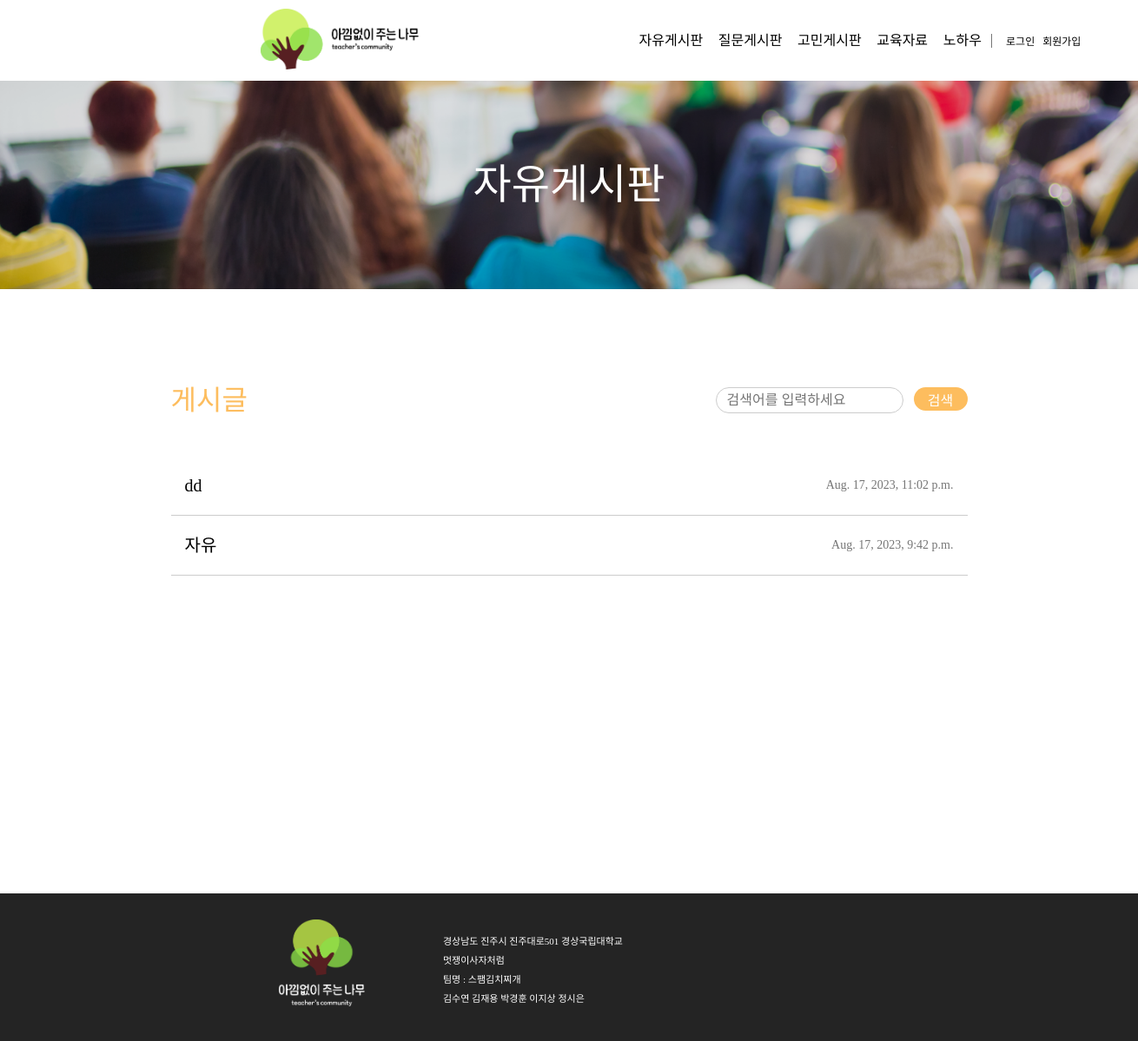
The app's page /free_board/, older data.
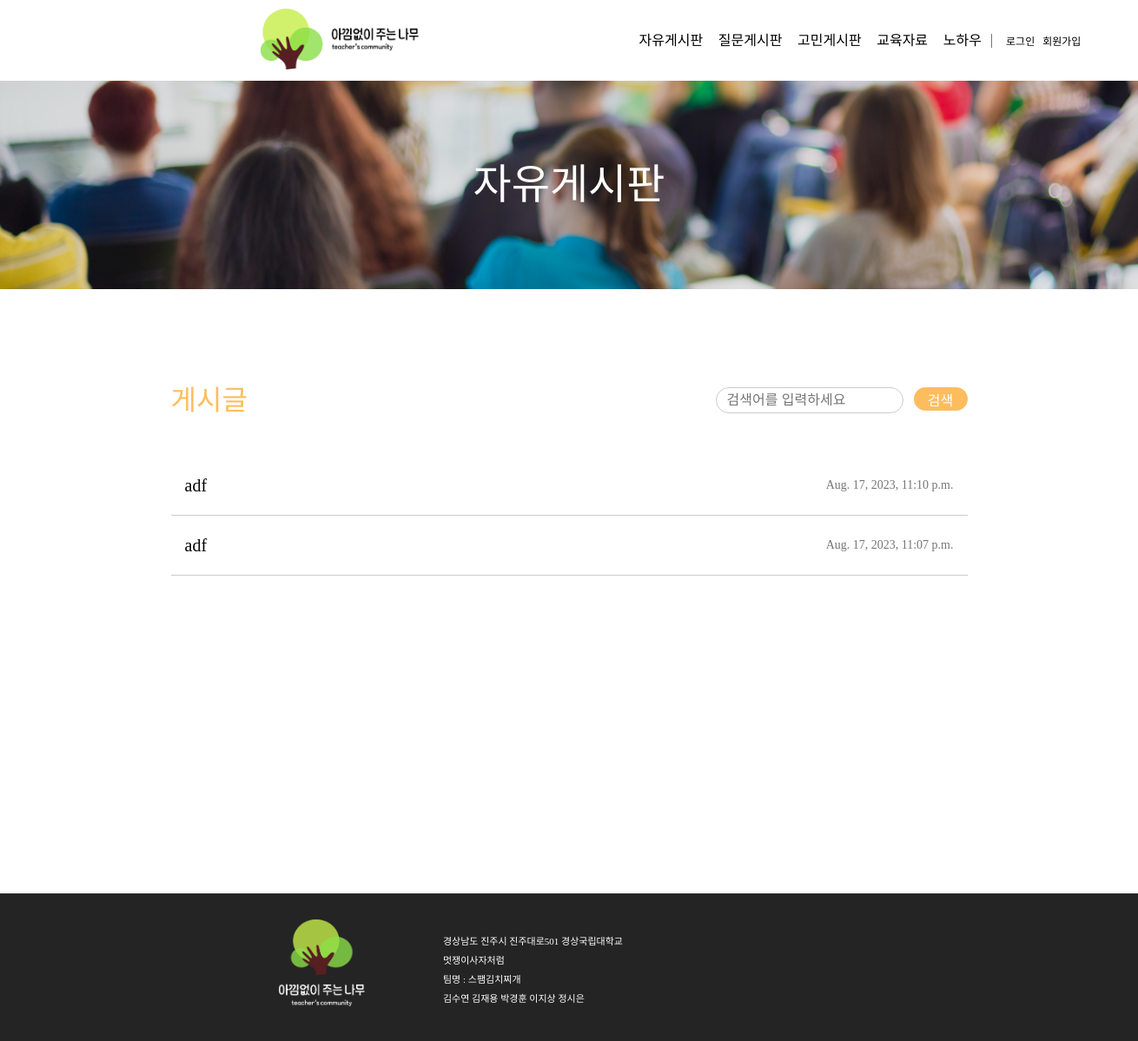
The same page, newer data.
### teacher_community/models.py (models this page shows, shortened)
class Post(models.Model):
    author = models.ForeignKey(
        Teacher, related_name="post_author", on_delete=models.CASCADE
    )
    title = models.CharField(max_length=255)
    content = models.TextField()
    created_at = models.DateTimeField(auto_now_add=True)
    updated_at = models.DateTimeField(auto_now=True)
    views = models.PositiveIntegerField(default=0)  # 조회수 필드 추가
    likes_user = models.ManyToManyField(
        settings.AUTH_USER_MODEL, related_name="likes_user", blank=True
    )
    category = models.CharField(max_length=10)
    file = models.FileField(upload_to="post_files/", blank=True, null=True)  # 파일 첨부 필드
    class Meta:
        ordering = ["-created_at"]  # 최신 글이 먼저 오도록 정렬

### teacher_community/views.py (the view)
# urls.py: path("free_board/", views.free_board, name="free_board"),
def free_board(request):
    posts = Post.objects.filter(category="자유게시판")
    print("실행1")
    return render(request, "free_board.html", {"posts": posts})

### templates/free_board.html (shortened to what this page needs)
{% extends 'nav_footer.html' %} {% load static %} {% block content %}
<!DOCTYPE html>
<html lang="ko">
  <head>
    <link rel="stylesheet" href="{% static 'css/free_board.css' %}" />
  </head>
  <body>
    <div class="wrapper">
      <div class="backgroundTitle"><span>자유게시판</span></div>
      <div class="main">
        <div class="upMain">
          <div class="postName">게시글</div>
          <div class="search">
            <form action="{% url 'free_search' %}" method="GET">
              <div class="searchwrapper">
                <div class="searchBox">
                  <input
                    type="text"
                    class="textBox"
                    name="q"
                    placeholder="검색어를 입력하세요"
                  />
                </div>
                <button type="submit" class="searchButton">
                  <div class="searchButtonText">검색</div>
                </button>
              </div>
            </form>
          </div>
        </div>
        <div class="midMain">
          {% for post in posts %}
          <a href="{% url 'detail' post.id %}" class="post">
            <div class="postTitle">{{ post.title }}</div>
            <div class="postTime">{{ post.created_at }}</div>
          </a>
          {% endfor %}
        </div>
        <div class="downMain">
        </div>
      </div>
    </div>
  </body>
</html>
{% endblock %}

### templates/nav_footer.html (shortened to what this page needs)
{% load static %}
<!DOCTYPE html>
<html lang="en">
  <head>
    <link rel="stylesheet" href="{% static 'css/nav2.css' %}" />
    <link rel="stylesheet" href="{% static 'css/footer2.css' %}" />
  </head>
  <body>
    <div class="nav_wrapper">
      <div class="nav">
        <a href="{% url 'main' %}"
          ><img class="logo" src="{% static 'img/navlogo.jpg' %}" alt="logo"
        /></a>
        <div class="navbar">
          <ul class="bar">
            <li>
              <a href="{% url 'free_board' %}"> 자유게시판</a>
            </li>
            <li>
              <a href="{% url 'question_board' %}"> 질문게시판</a>
            </li>
            <li>
              <a href="{% url 'concern_board' %}"> 고민게시판</a>
            </li>
            <li>
              <a href="{% url 'edu_board' %}"> 교육자료</a>
            </li>
            <li>
              <a href="{% url 'know-how_board' %}"> 노하우</a>
            </li>
          </ul>
          <div class="join">
            {% if not user.is_authenticated %}
            <span class="login"><a href="{% url 'login' %}">로그인</a></span>
            <a href="{% url 'join' %}">회원가입</a>
            {% endif %}
          </div>
        </div>
      </div>
    </div>
    {% block content %} {% endblock %}
    <div class="footer_wrapper">
      <div class="footer">
        <img class="logo2" src="{% static 'img/footerlogo.png' %}" alt="" />
        <div class="footer_info">
          <p>경상남도 진주시 진주대로501 경상국립대학교</p>
          <br />
          <p>멋쟁이사자처럼</p>
          <br />
          <p>팀명 : 스팸김치찌개</p>
          <br />
          <p>김수연 김재용 박경훈 이지상 정시은</p>
        </div>
      </div>
    </div>
  </body>
</html>

### static/css/nav2.css (style rules this page uses)
* { box-sizing: content-box; }
body, main, div, h1, h2, h3 { margin: 0; padding: 0; }
ol, ul,li { list-style: none; display: inline-block; padding: 0; margin:0; }
a { text-decoration: none; color: inherit; }
html, body, div, span, applet, object, iframe, h1, h2, h3, h4, h5, h6, p, blockquote, pre, a, abbr, acronym, address, big, cite, code, del, dfn, em, img, ins, kbd, q, s, samp, small, strike, strong, sub, sup, tt, var, b, u, i, center, dl, dt, dd, ol, ul, li, fieldset, form, label, legend, table, caption, tbody, tfoot, thead, tr, th, td, article, aside, canvas, details, embed, figure, figcaption, footer, header, hgroup, menu, nav, output, ruby, section, summary, time, mark, audio, video { margin: 0; padding: 0; border: 0; font-size: 100%; font: inherit; vertical-align: baseline; }
body { line-height: 1; }
ol, ul { list-style: none; }
.nav_wrapper { align-items: center; }
.wrapper { align-items: center; }
.nav { margin-left: 300px; margin-right: 360px; padding-top: 10px; padding-bottom: 10px; display: flex; align-items: center; width: 1000px; }
li { margin-right: 10px; }
.logo { width: 182px; height: 70px; margin-right: 240px; }
.bar { border-right: 1px solid #767676; font-family: 'Pretendard-SemiBold'; padding-right: 0.7rem; }
.navbar { display: flex; font-size: 16px; }
.join { margin-left: 16px; padding-top: 3px; font-size: 12px; font-family: 'Pretendard-Light'; }
.login { margin-right: 6px; }
.bar a { color: black; text-decoration: none; margin-left: 0.85rem; }

### static/css/footer2.css (style rules this page uses)
* { box-sizing: content-box; }
body, main, div, h1, h2, h3 { margin: 0; padding: 0; }
ol, ul, li { list-style: none; display: inline-block; padding: 0; margin: 0; }
a { text-decoration: none; color: inherit; }
html, body, div, span, applet, object, iframe, h1, h2, h3, h4, h5, h6, p, blockquote, pre, a, abbr, acronym, address, big, cite, code, del, dfn, em, img, ins, kbd, q, s, samp, small, strike, strong, sub, sup, tt, var, b, u, i, center, dl, dt, dd, ol, ul, li, fieldset, form, label, legend, table, caption, tbody, tfoot, thead, tr, th, td, article, aside, canvas, details, embed, figure, figcaption, footer, header, hgroup, menu, nav, output, ruby, section, summary, time, mark, audio, video { margin: 0; padding: 0; border: 0; font-size: 100%; font: inherit; vertical-align: baseline; }
body { line-height: 1; }
ol, ul { list-style: none; }
.footer_wrapper { width: 100%; height: 170px; background-color: #242424; align-items: center; position: relative; bottom: -30px; }
.footer { color: #ffffff; display: flex; padding-top: 30px; padding-left: 320px; }
.footer_info { padding-top: 20px; margin-left: 90px; font-size: 11px; font-family: "Pretendard-Light"; }
.logo2 { width: 100px; height: 100px; }

Row changes from the older to the newer data that the page shows:
removed Post: title "dd", created_at "Aug. 17, 2023, 11:02 p.m."
removed Post: title "자유", created_at "Aug. 17, 2023, 9:42 p.m."
now on this page (row edited): Post: title "adf", created_at "Aug. 17, 2023, 11:10 p.m."
added Post: title "adf", created_at "Aug. 17, 2023, 11:07 p.m."
